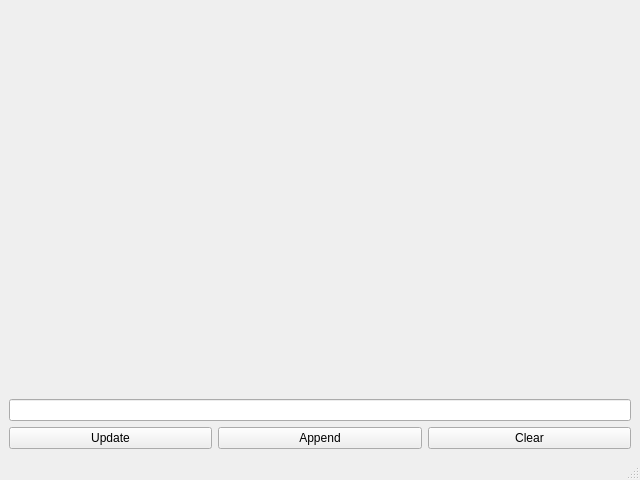
<?xml version="1.0" encoding="UTF-8"?>
<ui version="4.0">
 <class>MainWindow</class>
 <widget class="QMainWindow" name="MainWindow">
  <property name="geometry">
   <rect>
    <x>0</x>
    <y>0</y>
    <width>640</width>
    <height>480</height>
   </rect>
  </property>
  <property name="windowTitle">
   <string>MainWindow</string>
  </property>
  <widget class="QWidget" name="centralwidget">
   <layout class="QVBoxLayout" name="verticalLayout">
    <item>
     <widget class="QLabel" name="label">
      <property name="text">
       <string/>
      </property>
     </widget>
    </item>
    <item>
     <widget class="QLineEdit" name="lineEdit"/>
    </item>
    <item>
     <layout class="QHBoxLayout" name="horizontalLayout">
      <item>
       <widget class="QPushButton" name="updateButton">
        <property name="text">
         <string>Update</string>
        </property>
       </widget>
      </item>
      <item>
       <widget class="QPushButton" name="appendButton">
        <property name="text">
         <string>Append</string>
        </property>
       </widget>
      </item>
      <item>
       <widget class="QPushButton" name="clearButton">
        <property name="text">
         <string>Clear</string>
        </property>
       </widget>
      </item>
     </layout>
    </item>
   </layout>
  </widget>
  <widget class="QMenuBar" name="menubar">
   <property name="geometry">
    <rect>
     <x>0</x>
     <y>0</y>
     <width>640</width>
     <height>26</height>
    </rect>
   </property>
  </widget>
  <widget class="QStatusBar" name="statusbar"/>
 </widget>
 <resources/>
 <connections/>
</ui>
